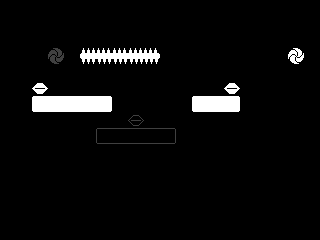

Tiled map render using the project's own tile images. Description and the whole map definition, tile-layer contents included, below:
An orthogonal 20x15 tile map with 16x16 px tiles, 1 tile layer (Tile Layer 1).

<map version="1.0" orientation="orthogonal" width="20" height="15" tilewidth="16" tileheight="16">
 <tileset firstgid="1" name="TileSheet" tilewidth="16" tileheight="16">
  <image source="TileSheet.png" width="320" height="192" />
 </tileset>
 <layer name="Tile Layer 1" width="20" height="15">
  <data>
   <tile gid="25" />
   <tile gid="25" />
   <tile gid="25" />
   <tile gid="25" />
   <tile gid="25" />
   <tile gid="25" />
   <tile gid="25" />
   <tile gid="25" />
   <tile gid="25" />
   <tile gid="25" />
   <tile gid="25" />
   <tile gid="25" />
   <tile gid="25" />
   <tile gid="25" />
   <tile gid="25" />
   <tile gid="25" />
   <tile gid="25" />
   <tile gid="25" />
   <tile gid="25" />
   <tile gid="25" />
   <tile gid="25" />
   <tile gid="25" />
   <tile gid="25" />
   <tile gid="25" />
   <tile gid="25" />
   <tile gid="25" />
   <tile gid="25" />
   <tile gid="25" />
   <tile gid="25" />
   <tile gid="25" />
   <tile gid="25" />
   <tile gid="25" />
   <tile gid="25" />
   <tile gid="25" />
   <tile gid="25" />
   <tile gid="25" />
   <tile gid="25" />
   <tile gid="25" />
   <tile gid="25" />
   <tile gid="25" />
   <tile gid="25" />
   <tile gid="25" />
   <tile gid="25" />
   <tile gid="25" />
   <tile gid="25" />
   <tile gid="25" />
   <tile gid="25" />
   <tile gid="25" />
   <tile gid="25" />
   <tile gid="25" />
   <tile gid="25" />
   <tile gid="25" />
   <tile gid="25" />
   <tile gid="25" />
   <tile gid="25" />
   <tile gid="25" />
   <tile gid="25" />
   <tile gid="25" />
   <tile gid="25" />
   <tile gid="25" />
   <tile gid="25" />
   <tile gid="25" />
   <tile gid="25" />
   <tile gid="36" />
   <tile gid="25" />
   <tile gid="98" />
   <tile gid="99" />
   <tile gid="99" />
   <tile gid="99" />
   <tile gid="100" />
   <tile gid="25" />
   <tile gid="25" />
   <tile gid="25" />
   <tile gid="25" />
   <tile gid="25" />
   <tile gid="25" />
   <tile gid="25" />
   <tile gid="25" />
   <tile gid="16" />
   <tile gid="25" />
   <tile gid="25" />
   <tile gid="25" />
   <tile gid="25" />
   <tile gid="25" />
   <tile gid="25" />
   <tile gid="25" />
   <tile gid="25" />
   <tile gid="25" />
   <tile gid="25" />
   <tile gid="25" />
   <tile gid="25" />
   <tile gid="25" />
   <tile gid="25" />
   <tile gid="25" />
   <tile gid="25" />
   <tile gid="25" />
   <tile gid="25" />
   <tile gid="25" />
   <tile gid="25" />
   <tile gid="25" />
   <tile gid="25" />
   <tile gid="25" />
   <tile gid="15" />
   <tile gid="25" />
   <tile gid="25" />
   <tile gid="25" />
   <tile gid="25" />
   <tile gid="25" />
   <tile gid="25" />
   <tile gid="25" />
   <tile gid="25" />
   <tile gid="25" />
   <tile gid="25" />
   <tile gid="25" />
   <tile gid="15" />
   <tile gid="25" />
   <tile gid="25" />
   <tile gid="25" />
   <tile gid="25" />
   <tile gid="25" />
   <tile gid="25" />
   <tile gid="25" />
   <tile gid="92" />
   <tile gid="93" />
   <tile gid="93" />
   <tile gid="93" />
   <tile gid="94" />
   <tile gid="25" />
   <tile gid="25" />
   <tile gid="25" />
   <tile gid="25" />
   <tile gid="25" />
   <tile gid="92" />
   <tile gid="93" />
   <tile gid="94" />
   <tile gid="25" />
   <tile gid="25" />
   <tile gid="25" />
   <tile gid="25" />
   <tile gid="25" />
   <tile gid="25" />
   <tile gid="25" />
   <tile gid="25" />
   <tile gid="25" />
   <tile gid="25" />
   <tile gid="25" />
   <tile gid="25" />
   <tile gid="25" />
   <tile gid="35" />
   <tile gid="25" />
   <tile gid="25" />
   <tile gid="25" />
   <tile gid="25" />
   <tile gid="25" />
   <tile gid="25" />
   <tile gid="25" />
   <tile gid="25" />
   <tile gid="25" />
   <tile gid="25" />
   <tile gid="25" />
   <tile gid="25" />
   <tile gid="25" />
   <tile gid="25" />
   <tile gid="25" />
   <tile gid="25" />
   <tile gid="25" />
   <tile gid="81" />
   <tile gid="82" />
   <tile gid="82" />
   <tile gid="82" />
   <tile gid="83" />
   <tile gid="25" />
   <tile gid="25" />
   <tile gid="25" />
   <tile gid="25" />
   <tile gid="25" />
   <tile gid="25" />
   <tile gid="25" />
   <tile gid="25" />
   <tile gid="25" />
   <tile gid="25" />
   <tile gid="25" />
   <tile gid="25" />
   <tile gid="25" />
   <tile gid="25" />
   <tile gid="25" />
   <tile gid="25" />
   <tile gid="25" />
   <tile gid="25" />
   <tile gid="25" />
   <tile gid="25" />
   <tile gid="25" />
   <tile gid="25" />
   <tile gid="25" />
   <tile gid="25" />
   <tile gid="25" />
   <tile gid="25" />
   <tile gid="25" />
   <tile gid="25" />
   <tile gid="25" />
   <tile gid="25" />
   <tile gid="25" />
   <tile gid="25" />
   <tile gid="25" />
   <tile gid="25" />
   <tile gid="25" />
   <tile gid="25" />
   <tile gid="25" />
   <tile gid="25" />
   <tile gid="25" />
   <tile gid="25" />
   <tile gid="25" />
   <tile gid="25" />
   <tile gid="25" />
   <tile gid="25" />
   <tile gid="25" />
   <tile gid="25" />
   <tile gid="25" />
   <tile gid="25" />
   <tile gid="25" />
   <tile gid="25" />
   <tile gid="25" />
   <tile gid="25" />
   <tile gid="25" />
   <tile gid="25" />
   <tile gid="25" />
   <tile gid="25" />
   <tile gid="25" />
   <tile gid="25" />
   <tile gid="25" />
   <tile gid="25" />
   <tile gid="25" />
   <tile gid="25" />
   <tile gid="25" />
   <tile gid="25" />
   <tile gid="25" />
   <tile gid="25" />
   <tile gid="25" />
   <tile gid="25" />
   <tile gid="25" />
   <tile gid="25" />
   <tile gid="25" />
   <tile gid="25" />
   <tile gid="25" />
   <tile gid="25" />
   <tile gid="25" />
   <tile gid="25" />
   <tile gid="25" />
   <tile gid="25" />
   <tile gid="25" />
   <tile gid="25" />
   <tile gid="25" />
   <tile gid="25" />
   <tile gid="25" />
   <tile gid="25" />
   <tile gid="25" />
   <tile gid="25" />
   <tile gid="25" />
   <tile gid="25" />
   <tile gid="25" />
   <tile gid="25" />
   <tile gid="25" />
   <tile gid="25" />
   <tile gid="25" />
   <tile gid="25" />
   <tile gid="25" />
   <tile gid="25" />
   <tile gid="25" />
   <tile gid="25" />
   <tile gid="25" />
   <tile gid="25" />
   <tile gid="25" />
   <tile gid="25" />
   <tile gid="25" />
   <tile gid="25" />
   <tile gid="25" />
   <tile gid="25" />
   <tile gid="25" />
   <tile gid="25" />
   <tile gid="25" />
   <tile gid="25" />
   <tile gid="25" />
   <tile gid="25" />
   <tile gid="25" />
   <tile gid="25" />
   <tile gid="25" />
   <tile gid="25" />
   <tile gid="25" />
   <tile gid="25" />
   <tile gid="25" />
   <tile gid="25" />
   <tile gid="25" />
   <tile gid="25" />
   <tile gid="25" />
   <tile gid="25" />
   <tile gid="25" />
   <tile gid="25" />
   <tile gid="25" />
   <tile gid="25" />
   <tile gid="25" />
  </data>
 </layer>
</map>
